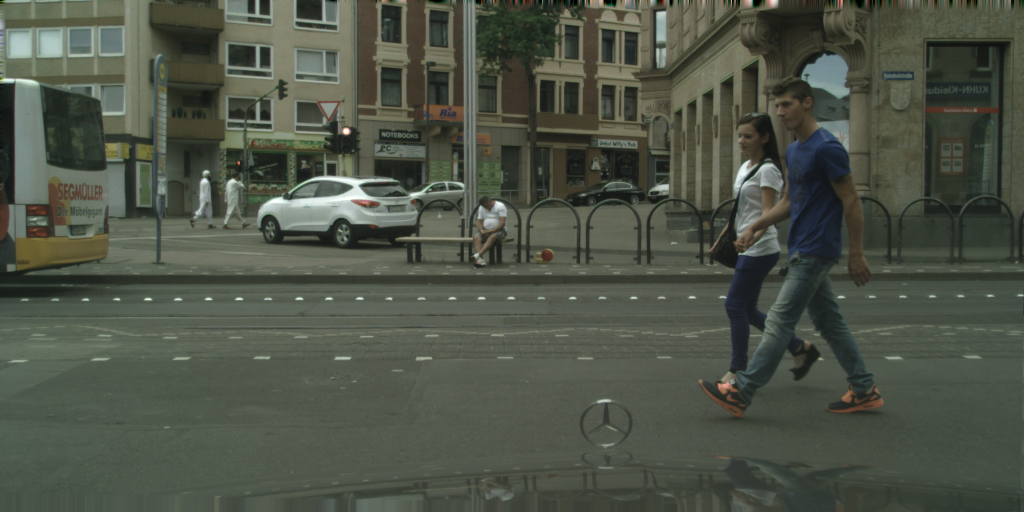
#> input picture leftImg8bit/test/mainz_000001_008771_leftImg8bit.png, 2048 x 1024 px (shown at 1/2 size); its folder holds only this picture in this run
$ jupyter execute --allow-errors cityscapes-unet.ipynb   (shell and % lines are left out)
#> lines starting #> are read from the running program, lines starting #| are printed output that depends on the picture
[cell 1]
from pynq_dpu import DpuOverlay
from dnndk import n2cube
#> (the rest of this cell did not finish here and is left out)

#> (a cell that did not finish here is left out)

[cell 3]
KERNEL_NAME = "Unet"
KERNEL_CONV_INPUT = "block1_conv1_convolution"
KERNEL_OUTPUT = "conv2d_13_convolution"

[cell 4]
n2cube.dpuOpen()
#> (this line was passed over: dnndk is not available in this run)
#> (the rest of this cell did not finish here and is left out)

#> (a cell that did not finish here is left out)

[cell 6]
import numpy as np
import os
from time import time
import matplotlib.pyplot as plt
import cv2

[cell 7]
def result_map_to_img(res_map, img):
    #img = np.zeros((256, 512, 3), dtype=np.uint8)
    res = np.squeeze(res_map)

    argmax_idx = np.argmax(res, axis=2)

    # For np.where calculation.
    person = (argmax_idx == 1)
    car = (argmax_idx == 2)
    road = (argmax_idx == 3)

    img[:, :, 0] = np.where(person, 255, 0)
    img[:, :, 1] = np.where(car, 255, 0)
    img[:, :, 2] = np.where(road, 255, 0)

[cell 8]
calib_img_path = "./leftImg8bit/test/" #"./person/person/"
calib_batch_size = 5
start_iter = 135
## images for evaluation
paths = []
for (path, dirname, files) in sorted(os.walk(calib_img_path)):
    for filename in sorted(files):
        if filename.endswith(('.jpg', '.png')):
            paths.append(os.path.join(path, filename))
images = np.zeros((calib_batch_size, 256, 512, 3))
images_scaled = []
for index in range(0, calib_batch_size):
    #print("Path: " + paths[(iter * calib_batch_size + index) % len(paths)])
    img_raw = cv2.imread(paths[(start_iter * calib_batch_size + index*35) % len(paths)], 1)
#> img_raw is the input picture: shape (1024, 2048, 3); mean B, G, R 71, 83.4, 77.6
    try:
        img_scaled = cv2.resize(img_raw,(512, 256))
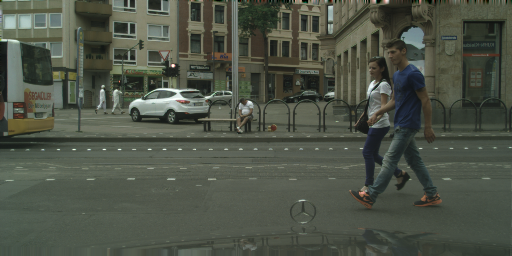
#> img_scaled: shape (256, 512, 3); mean B, G, R 71.2, 83.5, 77.8
        images_scaled.append(img_scaled)
        img = cv2.cvtColor(img_scaled, cv2.COLOR_BGR2RGB)
        img = img.astype(np.float32) / 127.5 - 1
        images[index] = img.astype(np.float32)
    except cv2.error as e:
            print('Invalid frame!')
            print(e)

[cell 9]
start = time()
result = np.zeros((calib_batch_size, 256, 512, 3), dtype=np.uint8)
classes = np.zeros((256, 512, 4), dtype=np.int8)
#> (the rest of this cell did not finish here and is left out)

[cell 10]
results_combined = np.zeros((calib_batch_size, 256, 2*512, 3), dtype=np.uint8)
for i in range(calib_batch_size):
    results_combined[i] = np.concatenate((images_scaled[i], result[i]), axis=1)

[cell 11]
batch_results_combined = results_combined[0]
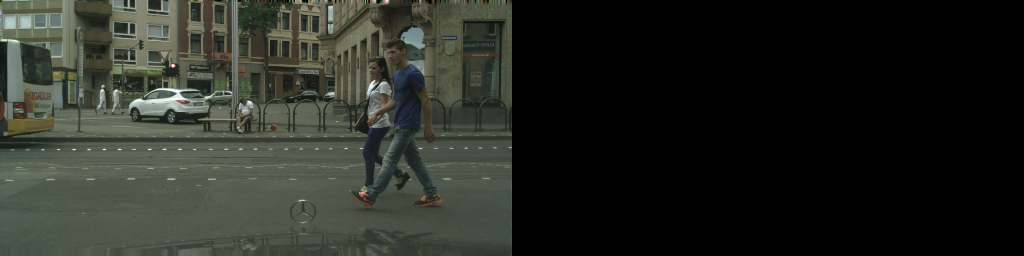
#> batch_results_combined: shape (256, 1024, 3); mean of channels 0, 1, 2 35.6, 41.8, 38.9; drawn as B, G, R
for i in range(1, calib_batch_size, 1):
    batch_results_combined = np.concatenate((batch_results_combined, results_combined[i]), axis=0)
#> this loop made 4 passes
#> pass 1, `batch_results_combined = np.concatenate((batch_results_combined, resul..`:
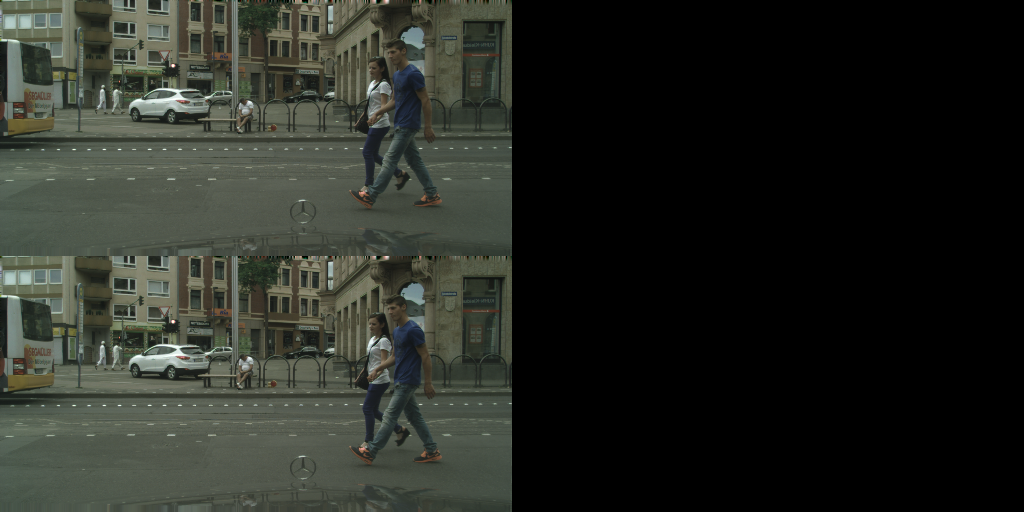
#> batch_results_combined: shape (512, 1024, 3); mean of channels 0, 1, 2 35.6, 41.8, 38.9; drawn as B, G, R
#> pass 2, `batch_results_combined = np.concatenate((batch_results_combined, resul..`:
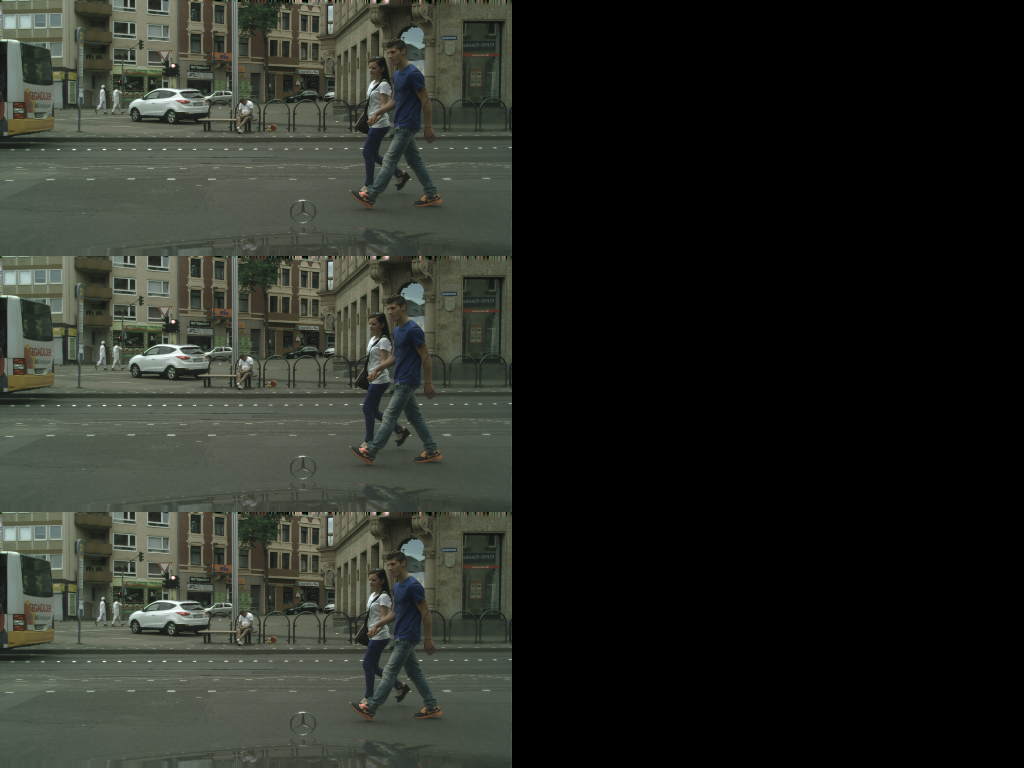
#> batch_results_combined: shape (768, 1024, 3); mean of channels 0, 1, 2 35.6, 41.8, 38.9; drawn as B, G, R
#> pass 3, `batch_results_combined = np.concatenate((batch_results_combined, resul..`:
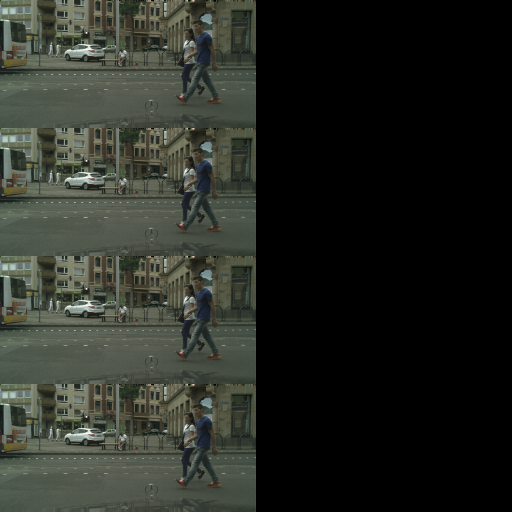
#> batch_results_combined: shape (1024, 1024, 3) (shown at 1/2 size); mean of channels 0, 1, 2 35.6, 41.8, 38.9; drawn as B, G, R
#> after the loop:
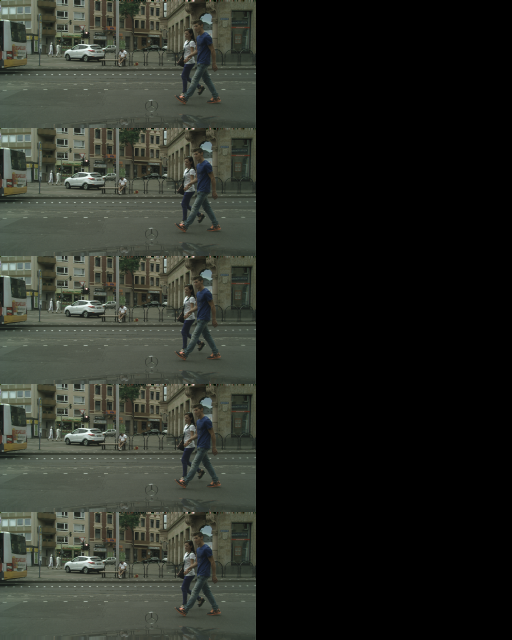
#> batch_results_combined: shape (1280, 1024, 3) (shown at 1/2 size); mean of channels 0, 1, 2 35.6, 41.8, 38.9; drawn as B, G, R
